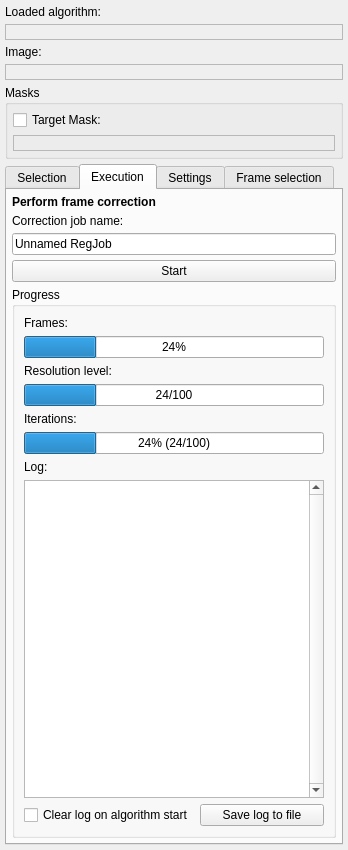
<?xml version="1.0" encoding="UTF-8"?>
<ui version="4.0">
 <class>MatchPointFrameCorrectionControls</class>
 <widget class="QWidget" name="MatchPointFrameCorrectionControls">
  <property name="geometry">
   <rect>
    <x>0</x>
    <y>0</y>
    <width>348</width>
    <height>850</height>
   </rect>
  </property>
  <layout class="QVBoxLayout" name="verticalLayout">
   <property name="spacing">
    <number>5</number>
   </property>
   <property name="margin">
    <number>5</number>
   </property>
   <item>
    <widget class="QLabel" name="label_4">
     <property name="text">
      <string>Loaded algorithm:</string>
     </property>
    </widget>
   </item>
   <item>
    <widget class="QLabel" name="m_lbLoadedAlgorithmName">
     <property name="maximumSize">
      <size>
       <width>400</width>
       <height>16777215</height>
      </size>
     </property>
     <property name="palette">
      <palette>
       <active>
        <colorrole role="Text">
         <brush brushstyle="SolidPattern">
          <color alpha="255">
           <red>0</red>
           <green>170</green>
           <blue>0</blue>
          </color>
         </brush>
        </colorrole>
       </active>
       <inactive>
        <colorrole role="Text">
         <brush brushstyle="SolidPattern">
          <color alpha="255">
           <red>0</red>
           <green>170</green>
           <blue>0</blue>
          </color>
         </brush>
        </colorrole>
       </inactive>
       <disabled>
        <colorrole role="Text">
         <brush brushstyle="SolidPattern">
          <color alpha="255">
           <red>159</red>
           <green>158</green>
           <blue>158</blue>
          </color>
         </brush>
        </colorrole>
       </disabled>
      </palette>
     </property>
     <property name="font">
      <font>
       <weight>75</weight>
       <bold>true</bold>
      </font>
     </property>
     <property name="frameShape">
      <enum>QFrame::StyledPanel</enum>
     </property>
     <property name="lineWidth">
      <number>2</number>
     </property>
     <property name="midLineWidth">
      <number>1</number>
     </property>
     <property name="text">
      <string/>
     </property>
    </widget>
   </item>
   <item>
    <widget class="QLabel" name="label_5">
     <property name="text">
      <string>Image:</string>
     </property>
    </widget>
   </item>
   <item>
    <widget class="QLabel" name="m_lbTargetName">
     <property name="palette">
      <palette>
       <active>
        <colorrole role="Text">
         <brush brushstyle="SolidPattern">
          <color alpha="255">
           <red>0</red>
           <green>170</green>
           <blue>0</blue>
          </color>
         </brush>
        </colorrole>
       </active>
       <inactive>
        <colorrole role="Text">
         <brush brushstyle="SolidPattern">
          <color alpha="255">
           <red>0</red>
           <green>170</green>
           <blue>0</blue>
          </color>
         </brush>
        </colorrole>
       </inactive>
       <disabled>
        <colorrole role="Text">
         <brush brushstyle="SolidPattern">
          <color alpha="255">
           <red>159</red>
           <green>158</green>
           <blue>158</blue>
          </color>
         </brush>
        </colorrole>
       </disabled>
      </palette>
     </property>
     <property name="font">
      <font>
       <weight>75</weight>
       <bold>true</bold>
      </font>
     </property>
     <property name="frameShape">
      <enum>QFrame::StyledPanel</enum>
     </property>
     <property name="lineWidth">
      <number>2</number>
     </property>
     <property name="midLineWidth">
      <number>1</number>
     </property>
     <property name="text">
      <string/>
     </property>
    </widget>
   </item>
   <item>
    <widget class="QGroupBox" name="groupMasks">
     <property name="title">
      <string>Masks</string>
     </property>
     <layout class="QVBoxLayout" name="verticalLayout_5">
      <property name="spacing">
       <number>5</number>
      </property>
      <property name="margin">
       <number>5</number>
      </property>
      <item>
       <widget class="QCheckBox" name="checkTargetMask">
        <property name="text">
         <string>Target Mask:</string>
        </property>
       </widget>
      </item>
      <item>
       <widget class="QLabel" name="m_lbTargetMaskName">
        <property name="palette">
         <palette>
          <active>
           <colorrole role="Text">
            <brush brushstyle="SolidPattern">
             <color alpha="255">
              <red>0</red>
              <green>170</green>
              <blue>0</blue>
             </color>
            </brush>
           </colorrole>
          </active>
          <inactive>
           <colorrole role="Text">
            <brush brushstyle="SolidPattern">
             <color alpha="255">
              <red>0</red>
              <green>170</green>
              <blue>0</blue>
             </color>
            </brush>
           </colorrole>
          </inactive>
          <disabled>
           <colorrole role="Text">
            <brush brushstyle="SolidPattern">
             <color alpha="255">
              <red>159</red>
              <green>158</green>
              <blue>158</blue>
             </color>
            </brush>
           </colorrole>
          </disabled>
         </palette>
        </property>
        <property name="font">
         <font>
          <weight>75</weight>
          <bold>true</bold>
         </font>
        </property>
        <property name="frameShape">
         <enum>QFrame::StyledPanel</enum>
        </property>
        <property name="lineWidth">
         <number>2</number>
        </property>
        <property name="midLineWidth">
         <number>1</number>
        </property>
        <property name="text">
         <string/>
        </property>
       </widget>
      </item>
     </layout>
    </widget>
   </item>
   <item>
    <widget class="QTabWidget" name="m_tabs">
     <property name="enabled">
      <bool>true</bool>
     </property>
     <property name="minimumSize">
      <size>
       <width>200</width>
       <height>0</height>
      </size>
     </property>
     <property name="currentIndex">
      <number>1</number>
     </property>
     <property name="documentMode">
      <bool>false</bool>
     </property>
     <property name="tabsClosable">
      <bool>false</bool>
     </property>
     <property name="movable">
      <bool>false</bool>
     </property>
     <widget class="QWidget" name="m_tabSelection">
      <attribute name="title">
       <string>Selection</string>
      </attribute>
      <layout class="QGridLayout" name="gridLayout_2">
       <property name="margin">
        <number>5</number>
       </property>
       <property name="spacing">
        <number>5</number>
       </property>
       <item row="0" column="0">
        <widget class="QLabel" name="label_Heading1">
         <property name="font">
          <font>
           <weight>75</weight>
           <bold>true</bold>
          </font>
         </property>
         <property name="text">
          <string>Load an algorithm</string>
         </property>
        </widget>
       </item>
       <item row="1" column="0">
        <widget class="QLabel" name="label_algo">
         <property name="text">
          <string>Algorithm browser selection:</string>
         </property>
        </widget>
       </item>
       <item row="3" column="0">
        <widget class="QPushButton" name="m_pbLoadSelected">
         <property name="text">
          <string>Load selected algorithm</string>
         </property>
        </widget>
       </item>
       <item row="4" column="0">
        <widget class="QLabel" name="label_algoInfo">
         <property name="enabled">
          <bool>true</bool>
         </property>
         <property name="autoFillBackground">
          <bool>false</bool>
         </property>
         <property name="text">
          <string>Selected algorithm information:</string>
         </property>
         <property name="wordWrap">
          <bool>true</bool>
         </property>
         <property name="margin">
          <number>0</number>
         </property>
         <property name="indent">
          <number>-1</number>
         </property>
        </widget>
       </item>
       <item row="5" column="0">
        <widget class="QmitkAlgorithmProfileViewer" name="m_teAlgorithmDetails" native="true"/>
       </item>
       <item row="2" column="0">
        <widget class="QLabel" name="m_lbSelectedAlgorithm">
         <property name="frameShape">
          <enum>QFrame::StyledPanel</enum>
         </property>
         <property name="lineWidth">
          <number>2</number>
         </property>
         <property name="midLineWidth">
          <number>1</number>
         </property>
         <property name="text">
          <string>TextLabel</string>
         </property>
        </widget>
       </item>
      </layout>
      <zorder>label_Heading1</zorder>
      <zorder>m_teAlgorithmDetails</zorder>
      <zorder>label_algo</zorder>
      <zorder>label_algoInfo</zorder>
      <zorder>m_pbLoadSelected</zorder>
      <zorder>m_lbSelectedAlgorithm</zorder>
     </widget>
     <widget class="QWidget" name="m_tabExecution">
      <attribute name="title">
       <string>Execution</string>
      </attribute>
      <layout class="QVBoxLayout" name="verticalLayout_2">
       <property name="spacing">
        <number>5</number>
       </property>
       <property name="margin">
        <number>5</number>
       </property>
       <item>
        <widget class="QLabel" name="label_Heading3">
         <property name="sizePolicy">
          <sizepolicy hsizetype="Preferred" vsizetype="Maximum">
           <horstretch>0</horstretch>
           <verstretch>0</verstretch>
          </sizepolicy>
         </property>
         <property name="font">
          <font>
           <weight>75</weight>
           <bold>true</bold>
          </font>
         </property>
         <property name="text">
          <string>Perform frame correction</string>
         </property>
        </widget>
       </item>
       <item>
        <widget class="QLabel" name="label_9">
         <property name="text">
          <string>Correction job name:</string>
         </property>
        </widget>
       </item>
       <item>
        <widget class="QLineEdit" name="m_leRegJobName">
         <property name="toolTip">
          <string>Name of the resulting mapped image</string>
         </property>
         <property name="text">
          <string>Unnamed RegJob</string>
         </property>
        </widget>
       </item>
       <item>
        <layout class="QHBoxLayout" name="horizontalLayout_5">
         <item>
          <widget class="QPushButton" name="m_pbStartReg">
           <property name="text">
            <string>Start</string>
           </property>
          </widget>
         </item>
        </layout>
       </item>
       <item>
        <widget class="QGroupBox" name="groupBox">
         <property name="sizePolicy">
          <sizepolicy hsizetype="Preferred" vsizetype="MinimumExpanding">
           <horstretch>0</horstretch>
           <verstretch>0</verstretch>
          </sizepolicy>
         </property>
         <property name="title">
          <string>Progress</string>
         </property>
         <property name="flat">
          <bool>false</bool>
         </property>
         <layout class="QVBoxLayout" name="verticalLayout_3">
          <item>
           <widget class="QLabel" name="label_3">
            <property name="text">
             <string>Frames:</string>
            </property>
           </widget>
          </item>
          <item>
           <widget class="QProgressBar" name="m_progBarFrame">
            <property name="value">
             <number>24</number>
            </property>
           </widget>
          </item>
          <item>
           <widget class="QLabel" name="m_lbProgBarLevel">
            <property name="text">
             <string>Resolution level:</string>
            </property>
           </widget>
          </item>
          <item>
           <widget class="QProgressBar" name="m_progBarLevel">
            <property name="maximum">
             <number>100</number>
            </property>
            <property name="value">
             <number>24</number>
            </property>
            <property name="invertedAppearance">
             <bool>false</bool>
            </property>
            <property name="format">
             <string>%v/%m</string>
            </property>
           </widget>
          </item>
          <item>
           <widget class="QLabel" name="m_lbProgBarIteration">
            <property name="text">
             <string>Iterations:</string>
            </property>
           </widget>
          </item>
          <item>
           <widget class="QProgressBar" name="m_progBarIteration">
            <property name="maximum">
             <number>100</number>
            </property>
            <property name="value">
             <number>24</number>
            </property>
            <property name="invertedAppearance">
             <bool>false</bool>
            </property>
            <property name="format">
             <string>%p% (%v/%m)</string>
            </property>
           </widget>
          </item>
          <item>
           <widget class="QLabel" name="label_log">
            <property name="text">
             <string>Log:</string>
            </property>
           </widget>
          </item>
          <item>
           <widget class="QTextEdit" name="m_teLog">
            <property name="sizePolicy">
             <sizepolicy hsizetype="Expanding" vsizetype="Expanding">
              <horstretch>0</horstretch>
              <verstretch>0</verstretch>
             </sizepolicy>
            </property>
            <property name="font">
             <font>
              <pointsize>9</pointsize>
             </font>
            </property>
            <property name="verticalScrollBarPolicy">
             <enum>Qt::ScrollBarAlwaysOn</enum>
            </property>
            <property name="tabChangesFocus">
             <bool>true</bool>
            </property>
            <property name="lineWrapMode">
             <enum>QTextEdit::NoWrap</enum>
            </property>
            <property name="readOnly">
             <bool>true</bool>
            </property>
           </widget>
          </item>
          <item>
           <layout class="QHBoxLayout" name="horizontalLayout">
            <item>
             <widget class="QCheckBox" name="m_checkClearLog">
              <property name="text">
               <string>Clear log on algorithm start</string>
              </property>
             </widget>
            </item>
            <item>
             <widget class="QPushButton" name="m_pbSaveLog">
              <property name="text">
               <string>Save log to file</string>
              </property>
             </widget>
            </item>
           </layout>
          </item>
         </layout>
        </widget>
       </item>
      </layout>
     </widget>
     <widget class="QWidget" name="m_tabSettings">
      <attribute name="title">
       <string>Settings</string>
      </attribute>
      <layout class="QVBoxLayout" name="verticalLayout_4">
       <property name="spacing">
        <number>5</number>
       </property>
       <property name="margin">
        <number>5</number>
       </property>
       <item>
        <widget class="QLabel" name="label_2">
         <property name="font">
          <font>
           <weight>75</weight>
           <bold>true</bold>
          </font>
         </property>
         <property name="text">
          <string>Configure mapping parameters</string>
         </property>
        </widget>
       </item>
       <item>
        <widget class="QmitkMapperSettingsWidget" name="m_mapperSettings" native="true"/>
       </item>
       <item>
        <widget class="QLabel" name="label_Heading2">
         <property name="font">
          <font>
           <weight>75</weight>
           <bold>true</bold>
          </font>
         </property>
         <property name="text">
          <string>Configure algorithm parameters</string>
         </property>
        </widget>
       </item>
       <item>
        <widget class="QmitkAlgorithmSettingsConfig" name="m_AlgoConfigurator" native="true">
         <property name="sizePolicy">
          <sizepolicy hsizetype="MinimumExpanding" vsizetype="MinimumExpanding">
           <horstretch>0</horstretch>
           <verstretch>0</verstretch>
          </sizepolicy>
         </property>
         <property name="minimumSize">
          <size>
           <width>250</width>
           <height>0</height>
          </size>
         </property>
        </widget>
       </item>
      </layout>
     </widget>
     <widget class="QWidget" name="m_tabExclusion">
      <attribute name="title">
       <string>Frame selection</string>
      </attribute>
      <layout class="QVBoxLayout" name="verticalLayout_6">
       <item>
        <widget class="QLabel" name="label">
         <property name="text">
          <string>Select frames/timepoints that should be corrected:</string>
         </property>
        </widget>
       </item>
       <item>
        <widget class="QListWidget" name="m_listFrames"/>
       </item>
       <item>
        <layout class="QHBoxLayout" name="horizontalLayout_2">
         <item>
          <widget class="QPushButton" name="m_btnFrameSelAll">
           <property name="text">
            <string>Select all</string>
           </property>
          </widget>
         </item>
         <item>
          <widget class="QPushButton" name="m_btnFrameDeSelAll">
           <property name="text">
            <string>Deselect all</string>
           </property>
          </widget>
         </item>
         <item>
          <widget class="QPushButton" name="m_btnFrameInvert">
           <property name="text">
            <string>Invert</string>
           </property>
          </widget>
         </item>
        </layout>
       </item>
      </layout>
     </widget>
    </widget>
   </item>
  </layout>
 </widget>
 <customwidgets>
  <customwidget>
   <class>QmitkAlgorithmProfileViewer</class>
   <extends>QWidget</extends>
   <header>QmitkAlgorithmProfileViewer.h</header>
  </customwidget>
  <customwidget>
   <class>QmitkAlgorithmSettingsConfig</class>
   <extends>QWidget</extends>
   <header>QmitkAlgorithmSettingsConfig.h</header>
  </customwidget>
  <customwidget>
   <class>QmitkMapperSettingsWidget</class>
   <extends>QWidget</extends>
   <header>QmitkMapperSettingsWidget.h</header>
   <container>1</container>
  </customwidget>
 </customwidgets>
 <resources/>
 <connections/>
 <designerdata>
  <property name="gridDeltaX">
   <number>5</number>
  </property>
  <property name="gridDeltaY">
   <number>5</number>
  </property>
  <property name="gridSnapX">
   <bool>true</bool>
  </property>
  <property name="gridSnapY">
   <bool>true</bool>
  </property>
  <property name="gridVisible">
   <bool>true</bool>
  </property>
 </designerdata>
</ui>
